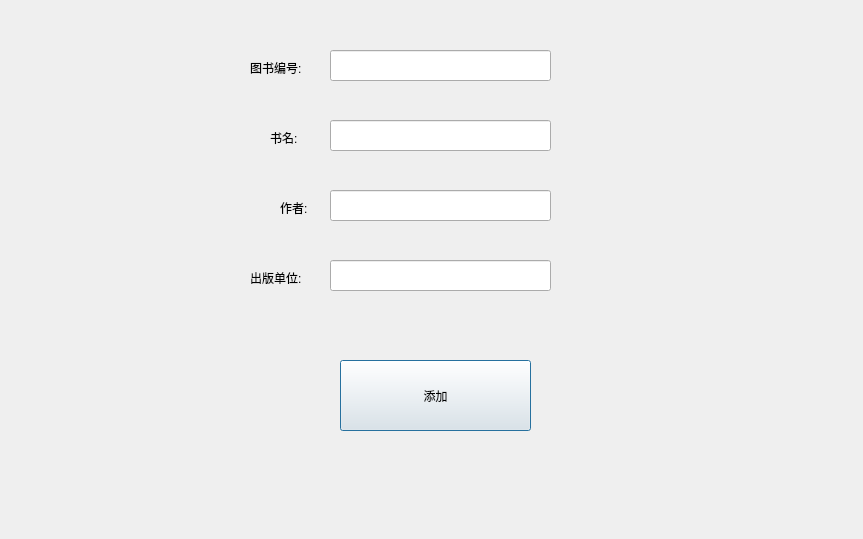
<?xml version="1.0" encoding="UTF-8"?>
<ui version="4.0">
 <class>Dialog</class>
 <widget class="QDialog" name="Dialog">
  <property name="geometry">
   <rect>
    <x>0</x>
    <y>0</y>
    <width>863</width>
    <height>539</height>
   </rect>
  </property>
  <property name="windowTitle">
   <string>添加图书信息</string>
  </property>
  <widget class="QLabel" name="label">
   <property name="geometry">
    <rect>
     <x>250</x>
     <y>60</y>
     <width>72</width>
     <height>15</height>
    </rect>
   </property>
   <property name="text">
    <string>图书编号:</string>
   </property>
  </widget>
  <widget class="QLineEdit" name="lineEdit">
   <property name="geometry">
    <rect>
     <x>330</x>
     <y>50</y>
     <width>221</width>
     <height>31</height>
    </rect>
   </property>
  </widget>
  <widget class="QLabel" name="label_2">
   <property name="geometry">
    <rect>
     <x>270</x>
     <y>130</y>
     <width>72</width>
     <height>15</height>
    </rect>
   </property>
   <property name="text">
    <string>书名:</string>
   </property>
  </widget>
  <widget class="QLineEdit" name="lineEdit_2">
   <property name="geometry">
    <rect>
     <x>330</x>
     <y>120</y>
     <width>221</width>
     <height>31</height>
    </rect>
   </property>
  </widget>
  <widget class="QPushButton" name="pushButton">
   <property name="geometry">
    <rect>
     <x>340</x>
     <y>360</y>
     <width>191</width>
     <height>71</height>
    </rect>
   </property>
   <property name="text">
    <string>添加</string>
   </property>
  </widget>
  <widget class="QLabel" name="label_3">
   <property name="geometry">
    <rect>
     <x>280</x>
     <y>200</y>
     <width>72</width>
     <height>15</height>
    </rect>
   </property>
   <property name="text">
    <string>作者:</string>
   </property>
  </widget>
  <widget class="QLabel" name="label_4">
   <property name="geometry">
    <rect>
     <x>250</x>
     <y>270</y>
     <width>72</width>
     <height>15</height>
    </rect>
   </property>
   <property name="text">
    <string>出版单位:</string>
   </property>
  </widget>
  <widget class="QLineEdit" name="lineEdit_3">
   <property name="geometry">
    <rect>
     <x>330</x>
     <y>190</y>
     <width>221</width>
     <height>31</height>
    </rect>
   </property>
  </widget>
  <widget class="QLineEdit" name="lineEdit_4">
   <property name="geometry">
    <rect>
     <x>330</x>
     <y>260</y>
     <width>221</width>
     <height>31</height>
    </rect>
   </property>
  </widget>
 </widget>
 <resources/>
 <connections/>
</ui>
